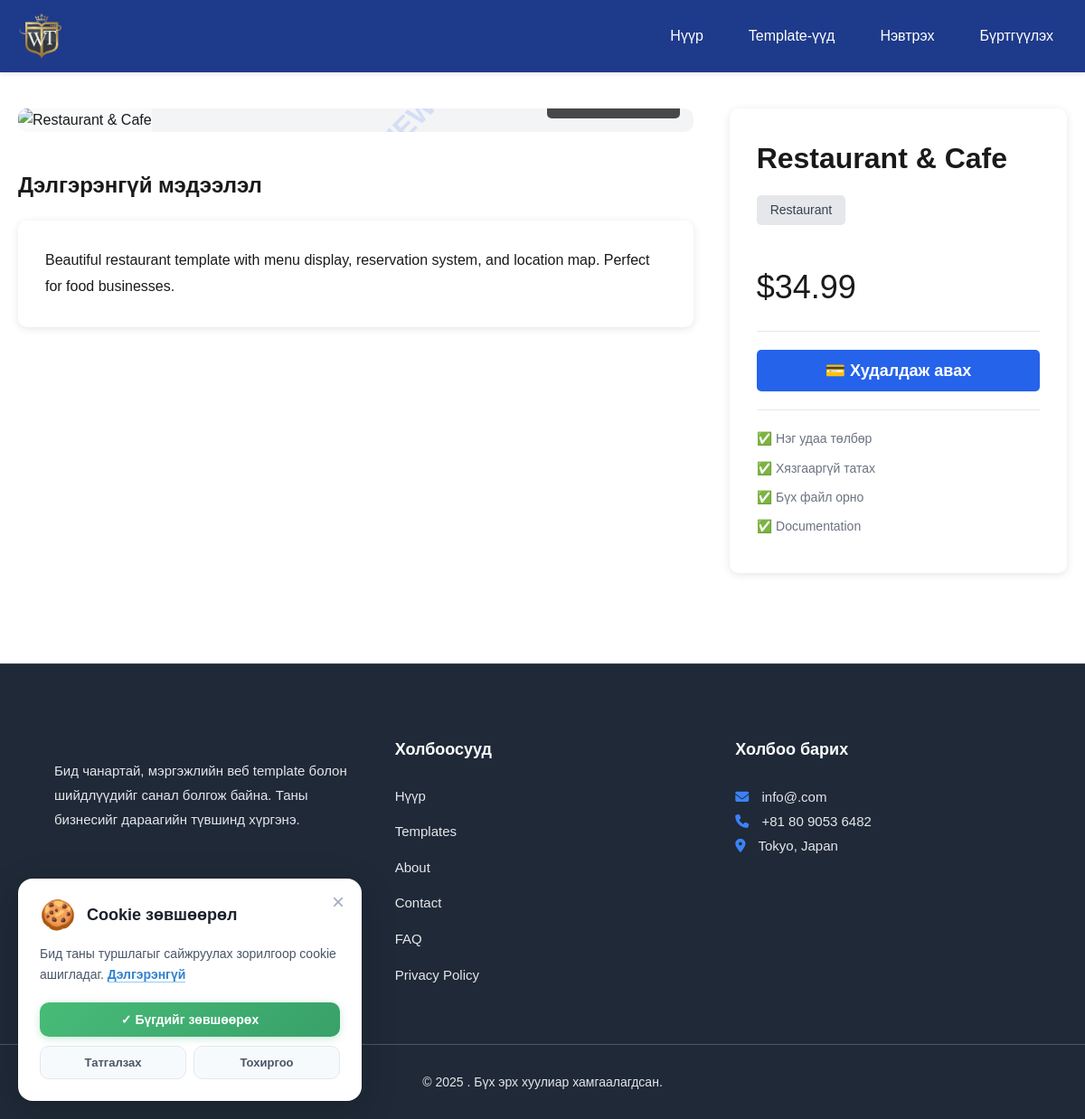
Screenshot of /template-detail.php?id=6 with the database file from the repository.
### tables this page shows
CREATE TABLE IF NOT EXISTS templates (
    id INT PRIMARY KEY AUTO_INCREMENT,
    name VARCHAR(255) NOT NULL,
    description TEXT,
    price DECIMAL(10,2) NOT NULL,
    thumbnail VARCHAR(255) COMMENT 'Main preview image',
    demo_url VARCHAR(255) COMMENT 'Live demo URL',
    file_path VARCHAR(255) COMMENT 'Downloadable ZIP file path',
    category VARCHAR(100),
    status ENUM('active', 'inactive') DEFAULT 'active',
    created_at TIMESTAMP DEFAULT CURRENT_TIMESTAMP,
    updated_at TIMESTAMP DEFAULT CURRENT_TIMESTAMP ON UPDATE CURRENT_TIMESTAMP,

    INDEX idx_status (status),
    INDEX idx_category (category),
    INDEX idx_created_at (created_at)
);

### includes/functions.php (called while the page is built, shortened)
<?php
function isLoggedIn() {
    return isset($_SESSION['user_id']);
}
function formatPrice($price) {
    return "$" . number_format($price, 2);
}
?>

### template-detail.php (the view, shortened to what this page needs)
<?php
require_once 'includes/config.php';
require_once 'includes/functions.php';
$template_id = (int)$_GET['id'];
$sql = "SELECT * FROM templates WHERE id = ? AND status = 'active'";
$stmt = $conn->prepare($sql);
$stmt->bind_param("i", $template_id);
$stmt->execute();
$result = $stmt->get_result();
$template = $result->fetch_assoc();
$is_purchased = false;
include 'includes/header.php';
include 'includes/navbar.php';
?>
<div class="container" style="margin-top: 40px; margin-bottom: 60px;">
    <div style="display: grid; grid-template-columns: 2fr 1fr; gap: 40px;">
        <div>
            <div style="background: #f3f4f6; border-radius: 10px; overflow: hidden; margin-bottom: 20px; position: relative; cursor: pointer;" onclick="openLightbox(0)">
                <img id="mainImage"
                     src="<?php echo $template['thumbnail'] ? SITE_URL . '/uploads/templates/' . $template['thumbnail'] : SITE_URL . '/images/placeholder.jpg'; ?>"
                     alt="<?php echo htmlspecialchars($template['name']); ?>"
                     style="width: 100%; height: 600px; object-fit: contain; background: #f9fafb;">
                <?php if(!$is_purchased): ?>
                <div style="position: absolute; top: 0; left: 0; right: 0; bottom: 0; pointer-events: none; display: flex; align-items: center; justify-content: center;">
                    <div style="font-size: 48px; font-weight: bold; color: rgba(37, 99, 235, 0.15); transform: rotate(-45deg); text-align: center; user-select: none; white-space: nowrap;">
                        <?php echo SITE_NAME; ?><br>
                        <span style="font-size: 32px;">PREVIEW</span>
                    </div>
                </div>
                <?php endif; ?>
                <div style="position: absolute; bottom: 15px; right: 15px; background: rgba(0,0,0,0.7); color: white; padding: 8px 15px; border-radius: 5px; font-size: 14px;">
                </div>
            </div>
            <div style="margin-top: 40px;">
                <h2 style="margin-bottom: 20px;">Дэлгэрэнгүй мэдээлэл</h2>
                <div style="background: white; padding: 30px; border-radius: 10px; box-shadow: 0 2px 10px rgba(0,0,0,0.1); line-height: 1.8;">
                    <?php echo nl2br(htmlspecialchars($template['description'])); ?>
                </div>
            </div>
        </div>
        <div>
            <div style="background: white; padding: 30px; border-radius: 10px; box-shadow: 0 2px 10px rgba(0,0,0,0.1); position: sticky; top: 20px;">
                <h1 style="margin-bottom: 15px;"><?php echo htmlspecialchars($template['name']); ?></h1>
                <?php if($template['category']): ?>
                    <span style="display: inline-block; background: #e5e7eb; color: #374151; padding: 5px 15px; border-radius: 5px; font-size: 14px; margin-bottom: 20px;">
                        <?php echo $template['category']; ?>
                    </span>
                <?php endif; ?>
                <div class="price" style="font-size: 36px; margin: 20px 0;">
                    <?php echo formatPrice($template['price']); ?>
                </div>
                <hr style="margin: 20px 0; border: none; border-top: 1px solid #e5e7eb;">
                <?php if($is_purchased): ?>
                    <a href="user/my-templates.php" class="btn btn-success"
                       style="width: 100%; font-size: 18px; text-align: center;">
                        📥 Миний template руу очих
                    </a>
                <?php else: ?>
                    <button onclick="showLoginModal()" class="btn btn-primary"
                            style="width: 100%; font-size: 18px;">
                        💳 Худалдаж авах
                    </button>
                <?php endif; ?>
                <hr style="margin: 20px 0; border: none; border-top: 1px solid #e5e7eb;">
                <div style="color: #6b7280; font-size: 14px;">
                    <p style="margin-bottom: 10px;">✅ Нэг удаа төлбөр</p>
                    <p style="margin-bottom: 10px;">✅ Хязгааргүй татах</p>
                    <p style="margin-bottom: 10px;">✅ Бүх файл орно</p>
                    <p style="margin-bottom: 10px;">✅ Documentation</p>
                </div>
            </div>
        </div>
    </div>
</div>
<?php include 'includes/footer.php'; ?>

### css/style.css (style rules this page uses)
* { margin: 0; padding: 0; box-sizing: border-box; }
body { font-family: Arial, sans-serif; line-height: 1.6; color: #1a1a1a; }
.container { max-width: 1200px; margin: 0 auto; padding: 0 20px; }
.btn { display: inline-block; padding: 12px 30px; border-radius: 5px; text-decoration: none; font-weight: bold; cursor: pointer; border: none; transition: all 0.3s; }
.btn-primary { background: #2563eb; color: white; }

### rows the page displays
templates: description "Beautiful restaurant template with menu display, reservation system, and location map. Perfect for food businesses.", name "Restaurant & Cafe", category "Restaurant", price "$34.99"
